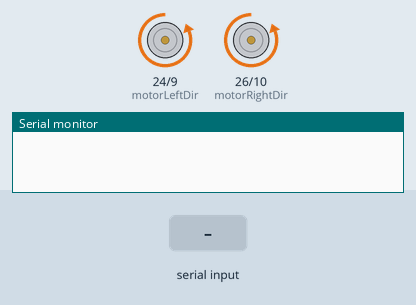
Bench run of a sketch on a simulated Arduino Mega 2560, built with avr-gcc and run on an emulated ATmega2560. On the bench: direction and speed pins drawn as motors (green arrow = direction pin HIGH = forward, orange = LOW = backward, longer = more drive), the last lines printed to the serial monitor. The inputs (shaded band) are chosen by the test bench.

Above: at 1.2 s.
1.3 s: "90,45\n" received over the second serial link
At 2.5 s:
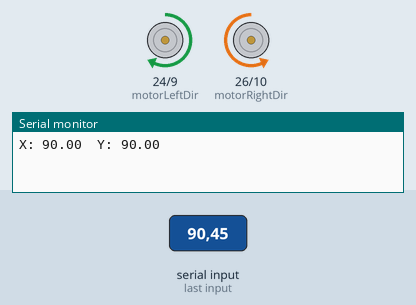
2.8 s: "30,150\n" received over the second serial link
At 3.6 s:
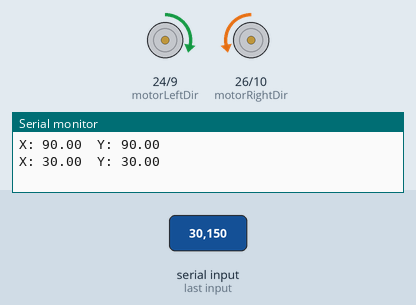
4.3 s: "200\n" received over the second serial link
At 4.7 s:
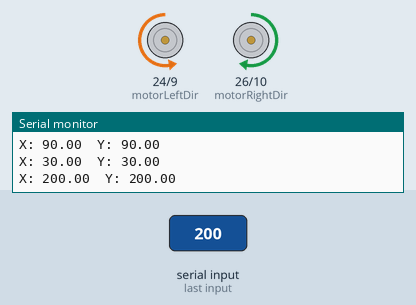
5.8 s: "90\n" received over the second serial link
At 7.1 s:
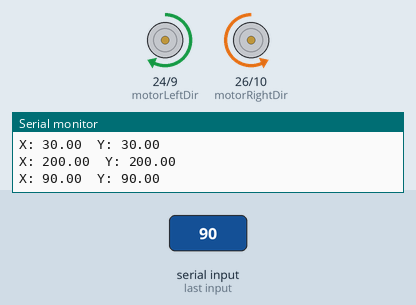
Timing chart, 0 to 8.3 s (numbered marks = the images above; inputs shaded):
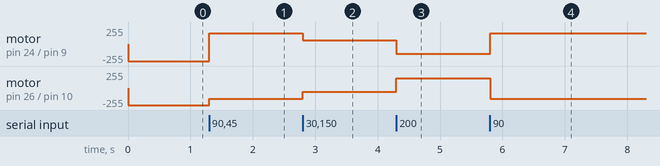

The sketch:

RobotConnectXbee.ino
```cpp
float x;
float y;
char inchar = '0';
String inString = "";

// Motor control pins
const int motorLeftPWM = 9;    // PWM pin for left motor speed control
const int motorLeftDir = 24;   // Direction control pin for left motor
const int motorRightPWM = 10;  // PWM pin for right motor speed control
const int motorRightDir = 26;  // Direction control pin for right motor

void setup() {
  Serial.begin(115200);
  Serial1.begin(115200);

  // Set motor control pins as outputs
  pinMode(motorLeftPWM, OUTPUT);
  pinMode(motorLeftDir, OUTPUT);
  pinMode(motorRightPWM, OUTPUT);
  pinMode(motorRightDir, OUTPUT);
  analogWrite(motorLeftPWM, 255);
  digitalWrite(motorLeftDir, LOW);
  analogWrite(motorRightPWM, 255);
  digitalWrite(motorRightDir, LOW);
}

void loop() {
  while (Serial1.available()) {
    char inChar = Serial1.read();
    inString += (char)inChar;
    if (inChar == '\n') {
      x = (inString.substring(inString.indexOf('X') + 1)).toFloat();
      y = (inString.substring(inString.indexOf('Y') + 1)).toFloat();
      inString = "";

      Serial.print("X: ");
      Serial.print(x);
      Serial.print("\t");
      Serial.print("Y: ");
      Serial.println(y);
      if (y > 160) {
        forward(y);
      } else if (y < 140) {
        back(y);
      }
      else if(x<120){
         left(x);
      }
      else if(x>150){
        rigth(x);
      }
       else {
        analogWrite(motorLeftPWM, 255);
        digitalWrite(motorLeftDir, LOW);
        analogWrite(motorRightPWM, 255);
        digitalWrite(motorRightDir, LOW);
      }
    }
  }
}
void left(int x) {
  int pwmValue3 = map(x, 135, 1, 255, 0);
  analogWrite(motorRightPWM, pwmValue3);
  digitalWrite(motorRightDir, HIGH);
  analogWrite(motorLeftPWM,pwmValue3);
  digitalWrite(motorLeftDir, HIGH);
}
void rigth(int x) {
  int pwmValue2 = map(x, 150, 255, 255, 0);
  analogWrite(motorRightPWM, pwmValue2);
  digitalWrite(motorRightDir, LOW);
  analogWrite(motorLeftPWM,pwmValue2);
  digitalWrite(motorLeftDir, LOW);

}
void forward(int y) {
  int pwmValue2 = map(y, 160, 255, 255, 0);
  analogWrite(motorLeftPWM, pwmValue2);
  digitalWrite(motorLeftDir, LOW);
  analogWrite(motorRightPWM, pwmValue2);
  digitalWrite(motorRightDir, HIGH);
}
void back(int y) {
  int pwmValue = map(y, 140, 0, 255, 0);
  analogWrite(motorRightPWM, pwmValue);
  digitalWrite(motorRightDir, LOW);  // Set direction for forward
  analogWrite(motorLeftPWM, pwmValue);
  digitalWrite(motorLeftDir, HIGH);
}
```

Measured:
- after the input at 1.3 s, motor on pin 24 (motorLeftDir) / pin 9 (motorLeftPWM): backward 255/255 → forward 164/255 at once; motor on pin 26 (motorRightDir) / pin 10 (motorRightPWM): backward 255/255 → backward 164/255 at once
- after the input at 2.8 s, motor on pin 24 (motorLeftDir) / pin 9 (motorLeftPWM): forward 164/255 → forward 55/255 at once; motor on pin 26 (motorRightDir) / pin 10 (motorRightPWM): backward 164/255 → backward 55/255 at once
- after the input at 4.3 s, motor on pin 24 (motorLeftDir) / pin 9 (motorLeftPWM): forward 55/255 → backward 148/255 at once; motor on pin 26 (motorRightDir) / pin 10 (motorRightPWM): backward 55/255 → forward 148/255 at once
- after the input at 5.8 s, motor on pin 24 (motorLeftDir) / pin 9 (motorLeftPWM): backward 148/255 → forward 164/255 at once; motor on pin 26 (motorRightDir) / pin 10 (motorRightPWM): forward 148/255 → backward 164/255 at once
